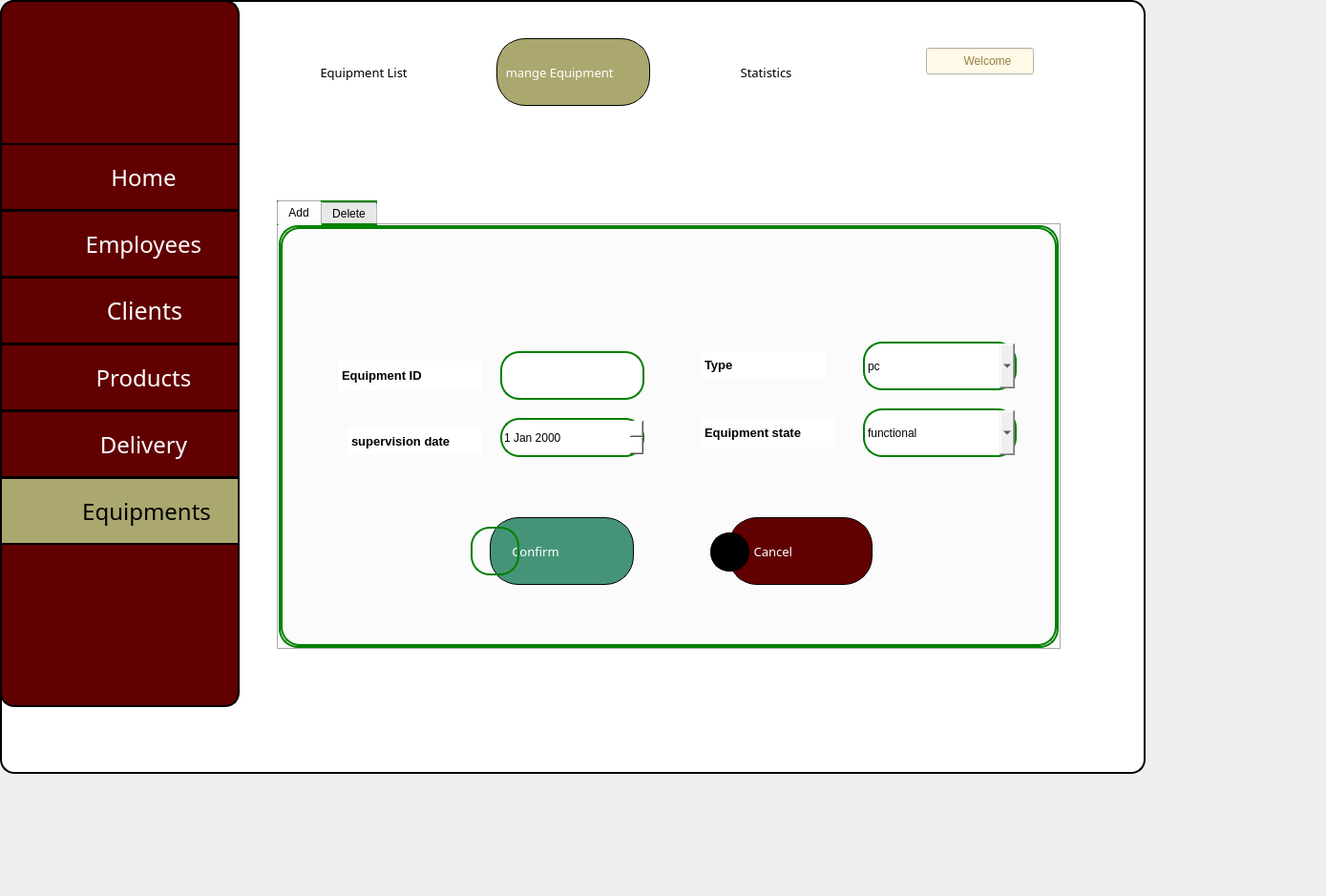
<?xml version="1.0" encoding="UTF-8"?>
<ui version="4.0">
 <class>Form</class>
 <widget class="QWidget" name="Form">
  <property name="geometry">
   <rect>
    <x>0</x>
    <y>0</y>
    <width>1389</width>
    <height>939</height>
   </rect>
  </property>
  <property name="windowTitle">
   <string>Form</string>
  </property>
  <widget class="QFrame" name="frame_2">
   <property name="geometry">
    <rect>
     <x>0</x>
     <y>0</y>
     <width>1200</width>
     <height>811</height>
    </rect>
   </property>
   <property name="maximumSize">
    <size>
     <width>1200</width>
     <height>1200</height>
    </size>
   </property>
   <property name="styleSheet">
    <string notr="true">#frame_2{
border: 2px solid;
border-color: rgb(0, 0, 0);
background-color: rgb(255, 249, 231);
background-color: rgb(255, 255, 255);
border-radius: 15px;
}</string>
   </property>
   <property name="frameShape">
    <enum>QFrame::Box</enum>
   </property>
   <widget class="QFrame" name="frame">
    <property name="geometry">
     <rect>
      <x>0</x>
      <y>0</y>
      <width>251</width>
      <height>741</height>
     </rect>
    </property>
    <property name="styleSheet">
     <string notr="true">#frame{border: 2px solid black;
	

	background-color: rgb(139, 21, 21);
background-color: rgb(97, 0, 0);
border-radius: 15px;

}
</string>
    </property>
    <property name="frameShape">
     <enum>QFrame::NoFrame</enum>
    </property>
    <widget class="QLabel" name="label_2">
     <property name="geometry">
      <rect>
       <x>25</x>
       <y>60</y>
       <width>41</width>
       <height>31</height>
      </rect>
     </property>
     <property name="text">
      <string/>
     </property>
     <property name="pixmap">
      <pixmap>menu (2).png</pixmap>
     </property>
     <property name="scaledContents">
      <bool>true</bool>
     </property>
    </widget>
    <widget class="QLabel" name="label">
     <property name="geometry">
      <rect>
       <x>110</x>
       <y>30</y>
       <width>91</width>
       <height>91</height>
      </rect>
     </property>
     <property name="text">
      <string/>
     </property>
     <property name="pixmap">
      <pixmap>C:/Users/user/Downloads/WhatsApp_Image_2024-10-04_à_11.46.59_70e5b125-removebg-preview.png</pixmap>
     </property>
     <property name="scaledContents">
      <bool>true</bool>
     </property>
    </widget>
    <widget class="QToolButton" name="toolButton">
     <property name="geometry">
      <rect>
       <x>0</x>
       <y>220</y>
       <width>251</width>
       <height>71</height>
      </rect>
     </property>
     <property name="font">
      <font>
       <family>Rage Italic</family>
       <pointsize>18</pointsize>
      </font>
     </property>
     <property name="styleSheet">
      <string notr="true">color: rgb(0, 0, 0);
color: rgb(255, 255, 255);

	background-color: rgb(139, 21, 21);
background-color: rgb(97, 0, 0);
border: 2px solid black;</string>
     </property>
     <property name="text">
      <string>        Employees</string>
     </property>
     <property name="iconSize">
      <size>
       <width>20</width>
       <height>20</height>
      </size>
     </property>
     <property name="checkable">
      <bool>false</bool>
     </property>
    </widget>
    <widget class="QLabel" name="label_4">
     <property name="geometry">
      <rect>
       <x>20</x>
       <y>230</y>
       <width>41</width>
       <height>41</height>
      </rect>
     </property>
     <property name="text">
      <string/>
     </property>
     <property name="pixmap">
      <pixmap>employees (1).png</pixmap>
     </property>
     <property name="scaledContents">
      <bool>true</bool>
     </property>
    </widget>
    <widget class="QToolButton" name="toolButton_2">
     <property name="geometry">
      <rect>
       <x>0</x>
       <y>290</y>
       <width>251</width>
       <height>71</height>
      </rect>
     </property>
     <property name="font">
      <font>
       <family>Rage Italic</family>
       <pointsize>19</pointsize>
      </font>
     </property>
     <property name="styleSheet">
      <string notr="true">color: rgb(0, 0, 0);
color: rgb(255, 255, 255);

	background-color: rgb(139, 21, 21);
background-color: rgb(97, 0, 0);
border: 2px solid black;</string>
     </property>
     <property name="text">
      <string>        Clients</string>
     </property>
     <property name="iconSize">
      <size>
       <width>20</width>
       <height>20</height>
      </size>
     </property>
     <property name="checkable">
      <bool>false</bool>
     </property>
    </widget>
    <widget class="QLabel" name="label_7">
     <property name="geometry">
      <rect>
       <x>20</x>
       <y>300</y>
       <width>41</width>
       <height>41</height>
      </rect>
     </property>
     <property name="text">
      <string/>
     </property>
     <property name="pixmap">
      <pixmap>client.png</pixmap>
     </property>
     <property name="scaledContents">
      <bool>true</bool>
     </property>
    </widget>
    <widget class="QToolButton" name="toolButton_5">
     <property name="geometry">
      <rect>
       <x>0</x>
       <y>360</y>
       <width>251</width>
       <height>71</height>
      </rect>
     </property>
     <property name="font">
      <font>
       <family>Rage Italic</family>
       <pointsize>18</pointsize>
      </font>
     </property>
     <property name="styleSheet">
      <string notr="true">color: rgb(0, 0, 0);
color: rgb(255, 255, 255);

	background-color: rgb(139, 21, 21);
background-color: rgb(97, 0, 0);
border: 2px solid black;
</string>
     </property>
     <property name="text">
      <string>        Products</string>
     </property>
     <property name="iconSize">
      <size>
       <width>20</width>
       <height>20</height>
      </size>
     </property>
     <property name="checkable">
      <bool>false</bool>
     </property>
    </widget>
    <widget class="QLabel" name="label_8">
     <property name="geometry">
      <rect>
       <x>20</x>
       <y>370</y>
       <width>41</width>
       <height>41</height>
      </rect>
     </property>
     <property name="text">
      <string/>
     </property>
     <property name="pixmap">
      <pixmap>canned-food.png</pixmap>
     </property>
     <property name="scaledContents">
      <bool>true</bool>
     </property>
    </widget>
    <widget class="QToolButton" name="toolButton_6">
     <property name="geometry">
      <rect>
       <x>0</x>
       <y>430</y>
       <width>251</width>
       <height>71</height>
      </rect>
     </property>
     <property name="font">
      <font>
       <family>Rage Italic</family>
       <pointsize>18</pointsize>
      </font>
     </property>
     <property name="styleSheet">
      <string notr="true">color: rgb(0, 0, 0);
color: rgb(255, 255, 255);

	background-color: rgb(139, 21, 21);
background-color: rgb(97, 0, 0);
border: 2px solid black;</string>
     </property>
     <property name="text">
      <string>        Delivery</string>
     </property>
     <property name="iconSize">
      <size>
       <width>20</width>
       <height>20</height>
      </size>
     </property>
     <property name="checkable">
      <bool>false</bool>
     </property>
    </widget>
    <widget class="QLabel" name="label_9">
     <property name="geometry">
      <rect>
       <x>20</x>
       <y>440</y>
       <width>41</width>
       <height>41</height>
      </rect>
     </property>
     <property name="text">
      <string/>
     </property>
     <property name="pixmap">
      <pixmap>delivery-bike.png</pixmap>
     </property>
     <property name="scaledContents">
      <bool>true</bool>
     </property>
    </widget>
    <widget class="QToolButton" name="toolButton_7">
     <property name="geometry">
      <rect>
       <x>0</x>
       <y>500</y>
       <width>251</width>
       <height>71</height>
      </rect>
     </property>
     <property name="font">
      <font>
       <family>Rage Italic</family>
       <pointsize>18</pointsize>
       <italic>false</italic>
       <bold>false</bold>
       <kerning>true</kerning>
      </font>
     </property>
     <property name="styleSheet">
      <string notr="true">color: rgb(0, 0, 0);
background-color: rgb(171, 168, 111);
border: 2px solid black;


</string>
     </property>
     <property name="text">
      <string>         Equipments</string>
     </property>
     <property name="iconSize">
      <size>
       <width>20</width>
       <height>20</height>
      </size>
     </property>
     <property name="checkable">
      <bool>false</bool>
     </property>
    </widget>
    <widget class="QLabel" name="label_10">
     <property name="geometry">
      <rect>
       <x>20</x>
       <y>510</y>
       <width>41</width>
       <height>41</height>
      </rect>
     </property>
     <property name="text">
      <string/>
     </property>
     <property name="pixmap">
      <pixmap>image_(1)[1].png</pixmap>
     </property>
     <property name="scaledContents">
      <bool>true</bool>
     </property>
    </widget>
    <widget class="QLabel" name="label_11">
     <property name="geometry">
      <rect>
       <x>160</x>
       <y>630</y>
       <width>41</width>
       <height>41</height>
      </rect>
     </property>
     <property name="text">
      <string/>
     </property>
     <property name="pixmap">
      <pixmap>check-out_(1)_(1)[1].png</pixmap>
     </property>
     <property name="scaledContents">
      <bool>true</bool>
     </property>
    </widget>
    <widget class="QLabel" name="label_12">
     <property name="geometry">
      <rect>
       <x>60</x>
       <y>630</y>
       <width>41</width>
       <height>41</height>
      </rect>
     </property>
     <property name="text">
      <string/>
     </property>
     <property name="pixmap">
      <pixmap>gear[1].png</pixmap>
     </property>
     <property name="scaledContents">
      <bool>true</bool>
     </property>
    </widget>
    <widget class="QToolButton" name="toolButton_3">
     <property name="geometry">
      <rect>
       <x>0</x>
       <y>150</y>
       <width>251</width>
       <height>71</height>
      </rect>
     </property>
     <property name="font">
      <font>
       <family>Rage Italic</family>
       <pointsize>18</pointsize>
       <bold>false</bold>
      </font>
     </property>
     <property name="styleSheet">
      <string notr="true">color: rgb(0, 0, 0);
color: rgb(255, 255, 255);

	background-color: rgb(139, 21, 21);
background-color: rgb(97, 0, 0);
border: 2px solid black;</string>
     </property>
     <property name="text">
      <string>        Home</string>
     </property>
     <property name="iconSize">
      <size>
       <width>20</width>
       <height>20</height>
      </size>
     </property>
     <property name="checkable">
      <bool>false</bool>
     </property>
    </widget>
    <widget class="QLabel" name="label_14">
     <property name="geometry">
      <rect>
       <x>20</x>
       <y>160</y>
       <width>41</width>
       <height>41</height>
      </rect>
     </property>
     <property name="text">
      <string/>
     </property>
     <property name="pixmap">
      <pixmap>home (3).png</pixmap>
     </property>
     <property name="scaledContents">
      <bool>true</bool>
     </property>
    </widget>
   </widget>
   <widget class="QLabel" name="label_13">
    <property name="geometry">
     <rect>
      <x>1090</x>
      <y>30</y>
      <width>63</width>
      <height>61</height>
     </rect>
    </property>
    <property name="text">
     <string/>
    </property>
    <property name="pixmap">
     <pixmap>user (1).png</pixmap>
    </property>
    <property name="scaledContents">
     <bool>true</bool>
    </property>
   </widget>
   <widget class="QLineEdit" name="lineEdit_3">
    <property name="geometry">
     <rect>
      <x>970</x>
      <y>50</y>
      <width>113</width>
      <height>28</height>
     </rect>
    </property>
    <property name="styleSheet">
     <string notr="true">background-color: rgb(255, 249, 231);
font: 20pt &quot;Rage Italic&quot;;
color: rgb(148, 125, 66);</string>
    </property>
    <property name="text">
     <string>           Welcome</string>
    </property>
    <property name="dragEnabled">
     <bool>false</bool>
    </property>
   </widget>
   <widget class="QLineEdit" name="lineEdit_2">
    <property name="geometry">
     <rect>
      <x>520</x>
      <y>40</y>
      <width>161</width>
      <height>71</height>
     </rect>
    </property>
    <property name="font">
     <font>
      <family>MV Boli</family>
      <pointsize>10</pointsize>
      <italic>false</italic>
      <bold>false</bold>
     </font>
    </property>
    <property name="styleSheet">
     <string notr="true">border: 1px solid black;

color: rgb(255, 255, 255);
font: 10pt ;

background-color: rgb(171, 168, 111);




border-radius:30px;
</string>
    </property>
    <property name="text">
     <string>  mange Equipment</string>
    </property>
    <property name="frame">
     <bool>true</bool>
    </property>
    <property name="cursorPosition">
     <number>17</number>
    </property>
    <property name="dragEnabled">
     <bool>false</bool>
    </property>
    <property name="readOnly">
     <bool>false</bool>
    </property>
   </widget>
   <widget class="QLineEdit" name="lineEdit_5">
    <property name="geometry">
     <rect>
      <x>320</x>
      <y>40</y>
      <width>151</width>
      <height>71</height>
     </rect>
    </property>
    <property name="font">
     <font>
      <family>MV Boli</family>
      <pointsize>10</pointsize>
      <italic>false</italic>
      <bold>false</bold>
     </font>
    </property>
    <property name="styleSheet">
     <string notr="true">background-color: rgb(255, 255, 255);
color: rgb(0, 0, 0);
font: 10pt ;


border-radius:30px;
</string>
    </property>
    <property name="text">
     <string>    Equipment List</string>
    </property>
    <property name="frame">
     <bool>true</bool>
    </property>
    <property name="cursorPosition">
     <number>18</number>
    </property>
    <property name="dragEnabled">
     <bool>false</bool>
    </property>
    <property name="readOnly">
     <bool>false</bool>
    </property>
   </widget>
   <widget class="QLabel" name="label_15">
    <property name="geometry">
     <rect>
      <x>650</x>
      <y>60</y>
      <width>61</width>
      <height>61</height>
     </rect>
    </property>
    <property name="text">
     <string/>
    </property>
    <property name="pixmap">
     <pixmap>10608872-removebg-preview.png</pixmap>
    </property>
    <property name="scaledContents">
     <bool>true</bool>
    </property>
   </widget>
   <widget class="QLineEdit" name="lineEdit_6">
    <property name="geometry">
     <rect>
      <x>750</x>
      <y>40</y>
      <width>151</width>
      <height>71</height>
     </rect>
    </property>
    <property name="font">
     <font>
      <family>MV Boli</family>
      <pointsize>10</pointsize>
      <italic>false</italic>
      <bold>false</bold>
     </font>
    </property>
    <property name="styleSheet">
     <string notr="true">background-color: rgb(255, 255, 255);
color: rgb(0, 0, 0);
font: 10pt ;


border-radius:30px;
</string>
    </property>
    <property name="text">
     <string>       Statistics</string>
    </property>
    <property name="frame">
     <bool>true</bool>
    </property>
    <property name="cursorPosition">
     <number>17</number>
    </property>
    <property name="dragEnabled">
     <bool>false</bool>
    </property>
    <property name="readOnly">
     <bool>false</bool>
    </property>
   </widget>
   <widget class="QLabel" name="label_17">
    <property name="geometry">
     <rect>
      <x>730</x>
      <y>50</y>
      <width>41</width>
      <height>41</height>
     </rect>
    </property>
    <property name="text">
     <string/>
    </property>
    <property name="pixmap">
     <pixmap>2636315.png</pixmap>
    </property>
    <property name="scaledContents">
     <bool>true</bool>
    </property>
   </widget>
   <widget class="QLabel" name="label_6">
    <property name="geometry">
     <rect>
      <x>300</x>
      <y>50</y>
      <width>51</width>
      <height>51</height>
     </rect>
    </property>
    <property name="text">
     <string/>
    </property>
    <property name="pixmap">
     <pixmap>complete[1].png</pixmap>
    </property>
    <property name="scaledContents">
     <bool>true</bool>
    </property>
   </widget>
   <widget class="QTabWidget" name="tabWidget">
    <property name="geometry">
     <rect>
      <x>290</x>
      <y>210</y>
      <width>821</width>
      <height>471</height>
     </rect>
    </property>
    <property name="styleSheet">
     <string notr="true">border:2px solid green;
border-radius: 20px;
</string>
    </property>
    <property name="tabShape">
     <enum>QTabWidget::Rounded</enum>
    </property>
    <property name="currentIndex">
     <number>0</number>
    </property>
    <widget class="QWidget" name="tabWidgetPage1">
     <attribute name="title">
      <string>Add</string>
     </attribute>
     <widget class="QLineEdit" name="lineEdit">
      <property name="geometry">
       <rect>
        <x>230</x>
        <y>130</y>
        <width>151</width>
        <height>51</height>
       </rect>
      </property>
      <property name="styleSheet">
       <string notr="true">background-color: rgb(255, 255, 255);
border_radius:10px;</string>
      </property>
     </widget>
     <widget class="QLineEdit" name="lineEdit_10">
      <property name="geometry">
       <rect>
        <x>60</x>
        <y>140</y>
        <width>151</width>
        <height>31</height>
       </rect>
      </property>
      <property name="font">
       <font>
        <pointsize>10</pointsize>
        <bold>true</bold>
       </font>
      </property>
      <property name="styleSheet">
       <string notr="true">background-color: rgb(255, 255, 255);
color: rgb(0, 0, 0);

border-color: rgb(255, 255, 255);</string>
      </property>
      <property name="text">
       <string>Equipment ID</string>
      </property>
     </widget>
     <widget class="QLineEdit" name="lineEdit_14">
      <property name="geometry">
       <rect>
        <x>70</x>
        <y>210</y>
        <width>141</width>
        <height>28</height>
       </rect>
      </property>
      <property name="font">
       <font>
        <pointsize>10</pointsize>
        <bold>true</bold>
       </font>
      </property>
      <property name="styleSheet">
       <string notr="true">background-color: rgb(255, 255, 255);
color: rgb(0, 0, 0);

border-color: rgb(255, 255, 255);</string>
      </property>
      <property name="text">
       <string>supervision date</string>
      </property>
     </widget>
     <widget class="QLineEdit" name="lineEdit_25">
      <property name="geometry">
       <rect>
        <x>440</x>
        <y>130</y>
        <width>131</width>
        <height>28</height>
       </rect>
      </property>
      <property name="font">
       <font>
        <pointsize>10</pointsize>
        <bold>true</bold>
       </font>
      </property>
      <property name="styleSheet">
       <string notr="true">background-color: rgb(255, 255, 255);
color: rgb(0, 0, 0);

border-color: rgb(255, 255, 255);</string>
      </property>
      <property name="text">
       <string>Type</string>
      </property>
     </widget>
     <widget class="QLineEdit" name="lineEdit_28">
      <property name="geometry">
       <rect>
        <x>440</x>
        <y>200</y>
        <width>141</width>
        <height>31</height>
       </rect>
      </property>
      <property name="font">
       <font>
        <pointsize>10</pointsize>
        <bold>true</bold>
       </font>
      </property>
      <property name="styleSheet">
       <string notr="true">background-color: rgb(255, 255, 255);
color: rgb(0, 0, 0);

border-color: rgb(255, 255, 255);</string>
      </property>
      <property name="text">
       <string>Equipment state</string>
      </property>
     </widget>
     <widget class="QLineEdit" name="lineEdit_23">
      <property name="geometry">
       <rect>
        <x>219</x>
        <y>304</y>
        <width>151</width>
        <height>71</height>
       </rect>
      </property>
      <property name="font">
       <font>
        <family>MV Boli</family>
        <pointsize>10</pointsize>
        <italic>false</italic>
        <bold>false</bold>
       </font>
      </property>
      <property name="styleSheet">
       <string notr="true">border: 1px solid black;


color: rgb(255, 255, 255);
font: 10pt ;

background-color: rgb(171, 168, 111);
background-color: rgb(70, 148, 119);




border-radius:30px;
</string>
      </property>
      <property name="text">
       <string>      Confirm</string>
      </property>
      <property name="frame">
       <bool>true</bool>
      </property>
      <property name="cursorPosition">
       <number>13</number>
      </property>
      <property name="dragEnabled">
       <bool>false</bool>
      </property>
      <property name="readOnly">
       <bool>false</bool>
      </property>
     </widget>
     <widget class="QLineEdit" name="lineEdit_24">
      <property name="geometry">
       <rect>
        <x>469</x>
        <y>304</y>
        <width>151</width>
        <height>71</height>
       </rect>
      </property>
      <property name="font">
       <font>
        <family>MV Boli</family>
        <pointsize>10</pointsize>
        <italic>false</italic>
        <bold>false</bold>
       </font>
      </property>
      <property name="styleSheet">
       <string notr="true">border: 1px solid black;


color: rgb(255, 255, 255);
font: 10pt ;

background-color: rgb(171, 168, 111);
background-color: rgb(97, 0, 0);



border-radius:30px;
</string>
      </property>
      <property name="text">
       <string>       Cancel</string>
      </property>
      <property name="frame">
       <bool>true</bool>
      </property>
      <property name="cursorPosition">
       <number>13</number>
      </property>
      <property name="dragEnabled">
       <bool>false</bool>
      </property>
      <property name="readOnly">
       <bool>false</bool>
      </property>
     </widget>
     <widget class="QLabel" name="label_18">
      <property name="geometry">
       <rect>
        <x>199</x>
        <y>314</y>
        <width>51</width>
        <height>51</height>
       </rect>
      </property>
      <property name="text">
       <string/>
      </property>
      <property name="pixmap">
       <pixmap>4682662.png</pixmap>
      </property>
      <property name="scaledContents">
       <bool>true</bool>
      </property>
     </widget>
     <widget class="QLabel" name="label_19">
      <property name="geometry">
       <rect>
        <x>450</x>
        <y>320</y>
        <width>41</width>
        <height>41</height>
       </rect>
      </property>
      <property name="styleSheet">
       <string notr="true">border-color: rgb(0, 0, 0);
background-color: rgb(0, 0, 0);</string>
      </property>
      <property name="text">
       <string/>
      </property>
      <property name="pixmap">
       <pixmap>391247.png</pixmap>
      </property>
      <property name="scaledContents">
       <bool>true</bool>
      </property>
     </widget>
     <widget class="QComboBox" name="comboBox_2">
      <property name="geometry">
       <rect>
        <x>610</x>
        <y>190</y>
        <width>161</width>
        <height>51</height>
       </rect>
      </property>
      <property name="styleSheet">
       <string notr="true">QPushButton {
    border: 3px solid green;   /* Bordure verte de 3px */
    border-radius: 20px;       /* Coins arrondis */
    background-color: white;   /* Fond blanc */
    padding: 10px 20px;        /* Ajout d'espace intérieur pour le texte */
}
</string>
      </property>
      <item>
       <property name="text">
        <string>functional</string>
       </property>
      </item>
      <item>
       <property name="text">
        <string>non functional</string>
       </property>
      </item>
      <item>
       <property name="text">
        <string>in stock </string>
       </property>
      </item>
      <item>
       <property name="text">
        <string>out of stock</string>
       </property>
      </item>
     </widget>
     <widget class="QDateEdit" name="dateEdit">
      <property name="geometry">
       <rect>
        <x>230</x>
        <y>200</y>
        <width>151</width>
        <height>41</height>
       </rect>
      </property>
      <property name="styleSheet">
       <string notr="true">background-color: rgb(255, 255, 255);
border_radius:10px;</string>
      </property>
     </widget>
     <widget class="QComboBox" name="comboBox">
      <property name="geometry">
       <rect>
        <x>610</x>
        <y>120</y>
        <width>161</width>
        <height>51</height>
       </rect>
      </property>
      <property name="styleSheet">
       <string notr="true">QPushButton {
    border: 3px solid green;   /* Bordure verte de 3px */
    border-radius: 20px;       /* Coins arrondis */
       /* Fond blanc */
	background-color: rgb(255, 255, 255);
    padding: 10px 20px;        /* Ajout d'espace intérieur pour le texte */
}

</string>
      </property>
      <item>
       <property name="text">
        <string>pc</string>
       </property>
      </item>
      <item>
       <property name="text">
        <string>machine</string>
       </property>
      </item>
      <item>
       <property name="text">
        <string>printer</string>
       </property>
      </item>
      <item>
       <property name="text">
        <string>canns</string>
       </property>
      </item>
     </widget>
    </widget>
    <widget class="QWidget" name="tab_2">
     <attribute name="title">
      <string>Delete</string>
     </attribute>
     <widget class="QLineEdit" name="lineEdit_4">
      <property name="geometry">
       <rect>
        <x>410</x>
        <y>120</y>
        <width>181</width>
        <height>71</height>
       </rect>
      </property>
      <property name="styleSheet">
       <string notr="true">background-color: rgb(255, 255, 255);
border_radius:10px;</string>
      </property>
     </widget>
     <widget class="QLineEdit" name="lineEdit_11">
      <property name="geometry">
       <rect>
        <x>220</x>
        <y>120</y>
        <width>161</width>
        <height>71</height>
       </rect>
      </property>
      <property name="font">
       <font>
        <pointsize>10</pointsize>
        <bold>true</bold>
       </font>
      </property>
      <property name="styleSheet">
       <string notr="true">background-color: rgb(255, 255, 255);
color: rgb(0, 0, 0);

border-color: rgb(255, 255, 255);</string>
      </property>
      <property name="text">
       <string>   Equipment ID</string>
      </property>
     </widget>
     <widget class="QLineEdit" name="lineEdit_26">
      <property name="geometry">
       <rect>
        <x>330</x>
        <y>220</y>
        <width>141</width>
        <height>71</height>
       </rect>
      </property>
      <property name="font">
       <font>
        <family>MV Boli</family>
        <pointsize>10</pointsize>
        <italic>false</italic>
        <bold>false</bold>
       </font>
      </property>
      <property name="styleSheet">
       <string notr="true">border: 1px solid black;


color: rgb(255, 255, 255);
font: 10pt ;

background-color: rgb(171, 168, 111);
background-color: rgb(97, 0, 0);



border-radius:30px;
</string>
      </property>
      <property name="text">
       <string>     Delete</string>
      </property>
      <property name="frame">
       <bool>true</bool>
      </property>
      <property name="cursorPosition">
       <number>11</number>
      </property>
      <property name="dragEnabled">
       <bool>false</bool>
      </property>
      <property name="readOnly">
       <bool>false</bool>
      </property>
     </widget>
     <widget class="QLabel" name="label_20">
      <property name="geometry">
       <rect>
        <x>310</x>
        <y>240</y>
        <width>41</width>
        <height>41</height>
       </rect>
      </property>
      <property name="styleSheet">
       <string notr="true">border-color: rgb(0, 0, 0);
background-color: rgb(0, 0, 0);</string>
      </property>
      <property name="text">
       <string/>
      </property>
      <property name="pixmap">
       <pixmap>391247.png</pixmap>
      </property>
      <property name="scaledContents">
       <bool>true</bool>
      </property>
     </widget>
    </widget>
   </widget>
   <widget class="QLabel" name="eq">
    <property name="geometry">
     <rect>
      <x>500</x>
      <y>60</y>
      <width>41</width>
      <height>41</height>
     </rect>
    </property>
    <property name="text">
     <string/>
    </property>
    <property name="pixmap">
     <pixmap>image (1).png</pixmap>
    </property>
    <property name="scaledContents">
     <bool>true</bool>
    </property>
   </widget>
   <zorder>lineEdit_2</zorder>
   <zorder>eq</zorder>
   <zorder>frame</zorder>
   <zorder>label_13</zorder>
   <zorder>lineEdit_3</zorder>
   <zorder>lineEdit_5</zorder>
   <zorder>lineEdit_6</zorder>
   <zorder>label_17</zorder>
   <zorder>label_6</zorder>
   <zorder>tabWidget</zorder>
   <zorder>label_15</zorder>
  </widget>
 </widget>
 <resources/>
 <connections/>
</ui>
